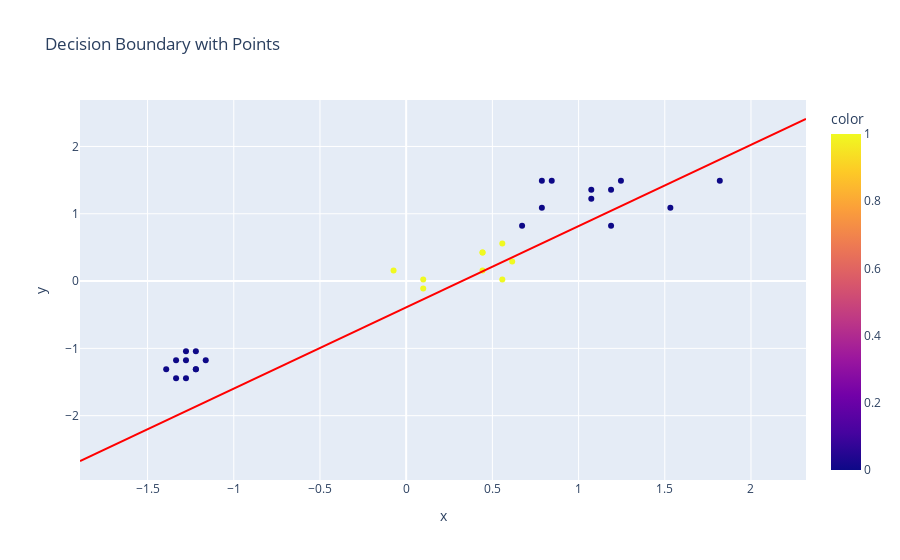

The notebook cell saved with this chart:
### Code cell
boundaries_decision_plotly1(model_scaled_ver,X_test_scaled_ver,y_test_ver)
